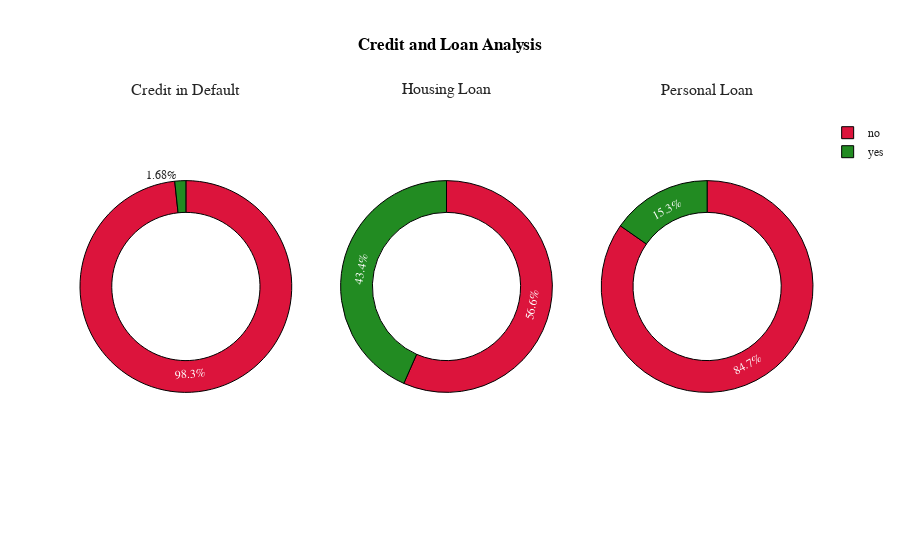

Notebook code cell kept with this figure:
### Code cell
from plotly.subplots import make_subplots
fig = go.Figure()
fig = make_subplots(rows=1, cols=3)
fig = make_subplots(rows=1, cols=3, specs=[[{"type": "pie"}, {"type": "pie"}, {
                    "type": "pie"}]], subplot_titles=('Credit in Default', 'Housing Loan', 'Personal Loan'))
fig.add_trace(go.Pie(values=MainDataset_visualization.default.value_counts().reset_index().rename(columns={'index': 'Default', 'default': 'Count'})['Count'], labels=MainDataset_visualization.default.value_counts(
).reset_index().rename(columns={'index': 'Default', 'default': 'Count'})['Default'], hole=0.7, marker_colors=['Crimson', 'ForestGreen'], name='Has Credit in Default?', showlegend=False), row=1, col=1)
fig.add_trace(go.Pie(values=MainDataset_visualization.housing.value_counts().reset_index().rename(columns={'index': 'Housing', 'housing': 'Count'})['Count'], labels=MainDataset_visualization.housing.value_counts(
).reset_index().rename(columns={'index': 'Housing', 'housing': 'Count'})['Housing'], hole=0.7, marker_colors=['Crimson', 'ForestGreen'], name='Housing Loan', showlegend=False), row=1, col=2)
fig.add_trace(go.Pie(values=MainDataset_visualization.loan.value_counts().reset_index().rename(columns={'index': 'Loan', 'loan': 'Count'})['Count'], labels=MainDataset_visualization.loan.value_counts(
).reset_index().rename(columns={'index': 'Loan', 'loan': 'Count'})['Loan'], hole=0.7, marker_colors=['Crimson', 'ForestGreen'], name='Personal Loan', showlegend=True), row=1, col=3)

fig.update_layout(title_x=0.5, template='simple_white', showlegend=True, legend_title_text=" ",
                  title_text='<b style="color:black; font-size:100%;">Credit and Loan Analysis', font_family="Times New Roman", title_font_family="Times New Roman")
fig.update_traces(marker=dict(line=dict(color='#000000', width=1)))

### Figure 1 — Plotly figure (JSON) as saved in the notebook; plotly's stock layout.template omitted (floating-point values rounded to 4 significant figures)
{"data": [{"domain": {"x": [0, 0.2889], "y": [0, 1]}, "hole": 0.7, "labels": ["no", "yes"], "marker": {"colors": ["Crimson", "ForestGreen"], "line": {"color": "#000000", "width": 1}}, "name": "Has Credit in Default?", "showlegend": false, "type": "pie", "values": [4445, 76]}, {"domain": {"x": [0.3556, 0.6444], "y": [0, 1]}, "hole": 0.7, "labels": ["yes", "no"], "marker": {"colors": ["Crimson", "ForestGreen"], "line": {"color": "#000000", "width": 1}}, "name": "Housing Loan", "showlegend": false, "type": "pie", "values": [2559, 1962]}, {"domain": {"x": [0.7111, 1], "y": [0, 1]}, "hole": 0.7, "labels": ["no", "yes"], "marker": {"colors": ["Crimson", "ForestGreen"], "line": {"color": "#000000", "width": 1}}, "name": "Personal Loan", "showlegend": true, "type": "pie", "values": [3830, 691]}], "layout": {"annotations": [{"font": {"size": 16}, "showarrow": false, "text": "Credit in Default", "x": 0.1444, "xanchor": "center", "xref": "paper", "y": 1, "yanchor": "bottom", "yref": "paper"}, {"font": {"size": 16}, "showarrow": false, "text": "Housing Loan", "x": 0.5, "xanchor": "center", "xref": "paper", "y": 1, "yanchor": "bottom", "yref": "paper"}, {"font": {"size": 16}, "showarrow": false, "text": "Personal Loan", "x": 0.8556, "xanchor": "center", "xref": "paper", "y": 1, "yanchor": "bottom", "yref": "paper"}], "font": {"family": "Times New Roman"}, "legend": {"title": {"text": " "}}, "showlegend": true, "title": {"font": {"family": "Times New Roman"}, "text": "<b style=\"color:black; font-size:100%;\">Credit and Loan Analysis", "x": 0.5}}}
